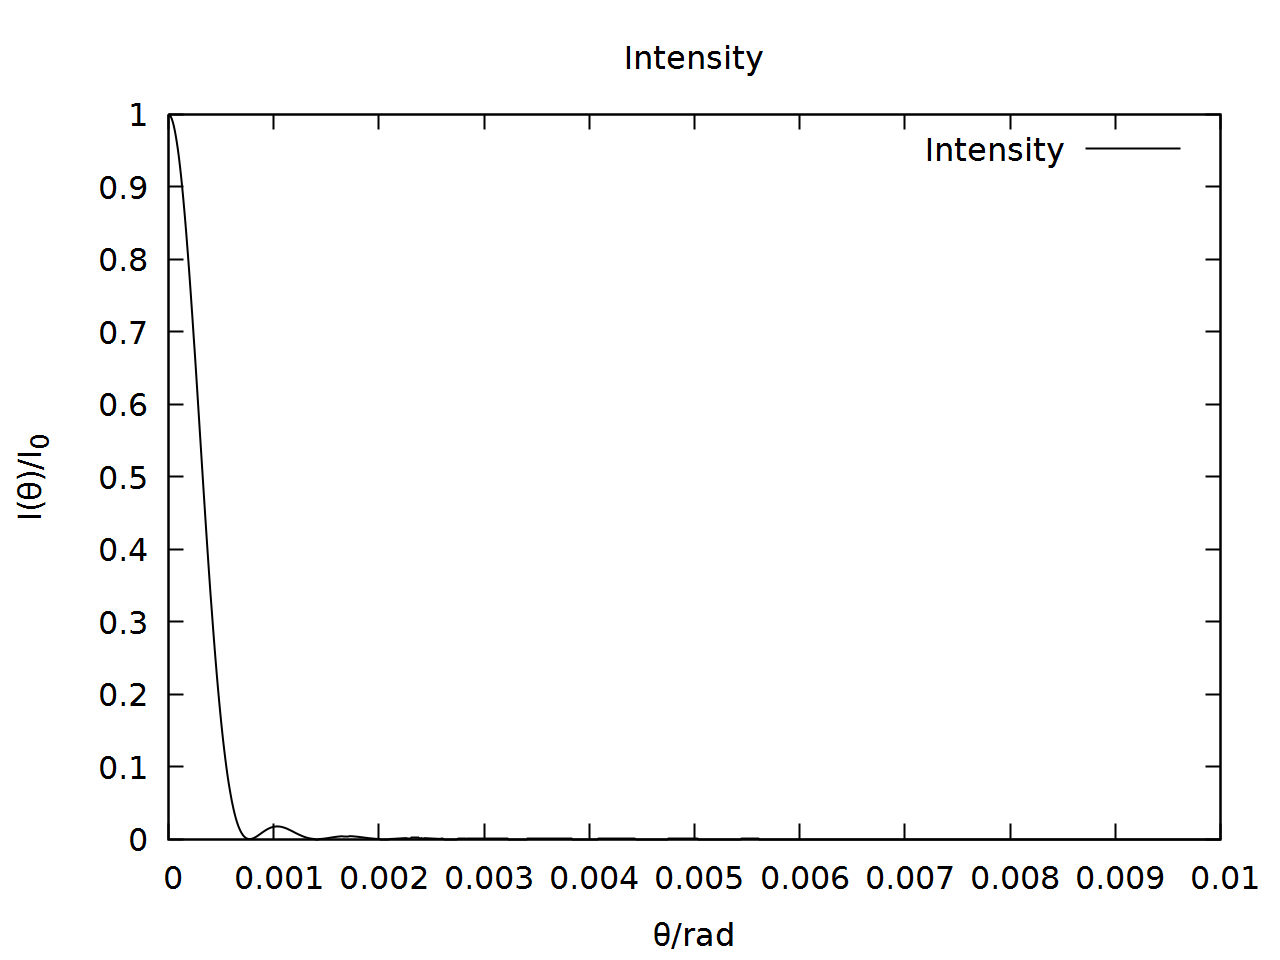

Write the gnuplot code that produced this figure.
reset

set encoding utf8

set bars 0.5
show bars
set pointsize 3


set ylabel "I({/Symbol q})/I_0"
set xlabel "{/Symbol q}/rad"
set key right top
set term pngcairo size 1280,960 fontscale 2 linewidth 2
set title "Intensity"
set output "plot_slit.png"
plot \
 "slit.txt" using 1:2 title "Intensity" with lines lt rgb "black"

 set output "plot_slit_cut.png"
set yrange [0:0.02]
plot \
 "slit.txt" using 1:2 title "Intensity" with lines lt rgb "black

 set logscale y
 set yrange [1.18e-6:1]
 set output "plot_slit_log.png"
plot \
 "slit.txt" using 1:2 title "Intensity" with lines lt rgb "black"
